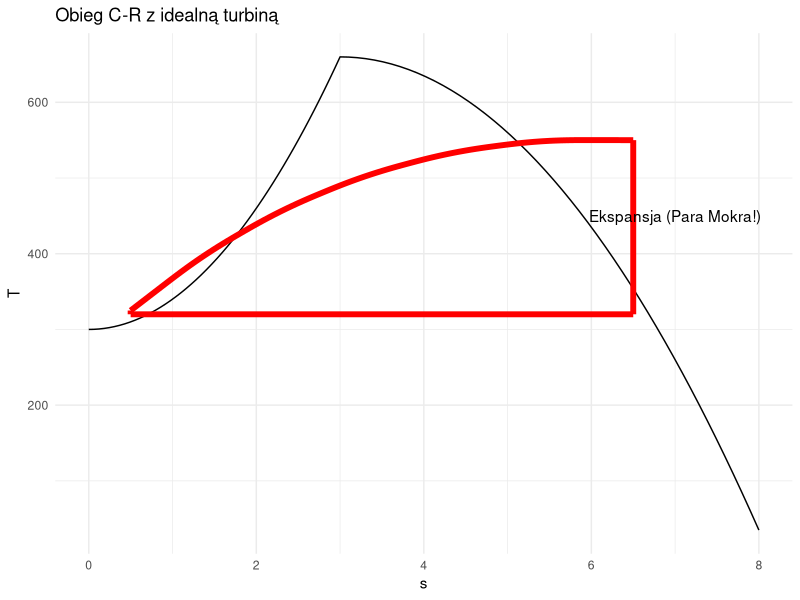

Reproduce this figure in R.
## ---- chunk 1
#| label: rankine-ts-adv
#| echo: false
#| fig-width: 10
#| fig-height: 5

library(ggplot2)

# Dome
s_liq <- seq(0, 3, length.out=50)
t_liq <- 300 + s_liq^2 * 40
s_vap <- seq(3, 8, length.out=50)
t_vap <- 660 - (s_vap-3)^2 * 25
dome <- data.frame(s=c(s_liq, rev(s_vap)), t=c(t_liq, rev(t_vap)))

# Cycle Points
# 3 superheated steam
s3 <- 6.5; t3 <- 550 
# 4 wet steam
s4 <- 6.5; t4 <- 320 
# 1 liquid
s1 <- 0.5; t1 <- 320 
# 2 pressurized liquid
s2 <- 0.5; t2 <- 325 

ggplot() +
  geom_line(data=dome, aes(x=s, y=t), color="black") +
  geom_segment(aes(x=s3, y=t3, xend=s4, yend=t4), color="red", size=2) +
  geom_segment(aes(x=s4, y=t4, xend=s1, yend=t1), color="red", size=2) +
  geom_segment(aes(x=s1, y=t1, xend=s2, yend=t2), color="red", size=2) +
  geom_curve(aes(x=s2, y=t2, xend=s3, yend=t3), curvature=-0.2, color="red", size=2) +
  annotate("text", x=7, y=450, label="Ekspansja (Para Mokra!)") +
  theme_minimal() + labs(title="Obieg C-R z idealną turbiną", x="s", y="T")
